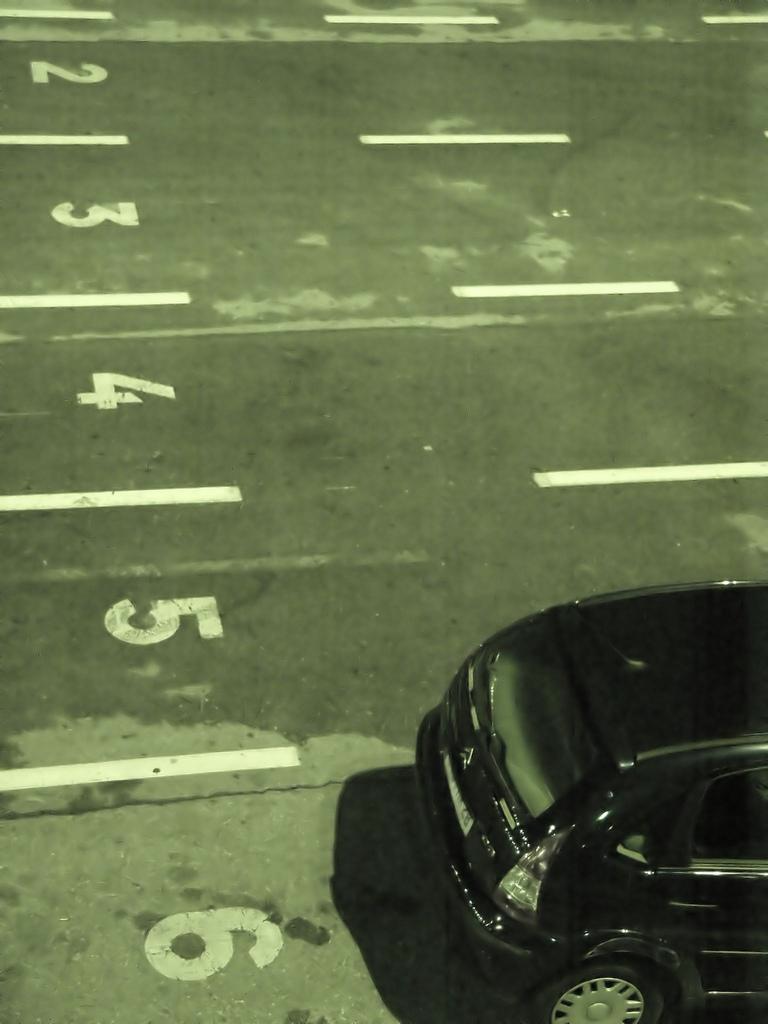
#> input picture ABC/img_orig_1.bmp, 768 x 1024 px, found by its file name
$ python crop_contour.py
#> lines starting #> are read from the running program, lines starting #| are printed output that depends on the picture; after the words box and inside, x2 and y2 are one past the last pixel; in counts of white or black regions, pixels touching at a corner belong together
#!/usr/bin/env python3
# -*- coding: utf-8 -*-
"""
Created on Wed Nov 27 6:10:40 2019

@author: sandipan
"""

import cv2
import numpy as np
from pathlib import Path
import os
from glob import glob
#img = cv2.imread('13001257143242.png')
#img=cv2.imread('messigray25.png')
k = 0

new = input("ENTER YOUR INPUT IMAGE DIRECTORY: ")
#> the answer given: ../ABC
inpath = os.getcwd() + new
entries = os.listdir(inpath)
for entry in entries:
#for img in glob('*.png'):
    img = cv2.imread(os.path.join(inpath,entry))
#> img is the input picture: shape (1024, 768, 3); mean B, G, R 73.7, 110.5, 99.1
    print(entry)
#grayimage = cv2.cvtColor(bounding_box_image, cv2.COLOR_BGR2GRAY)
#ret, mask = cv2.threshold(grayimage, 254, 255, cv2.THRESH_BINARY)
    ret, threshed_img = cv2.threshold(cv2.cvtColor(img, cv2.COLOR_BGR2GRAY),
                128, 255, cv2.THRESH_BINARY)
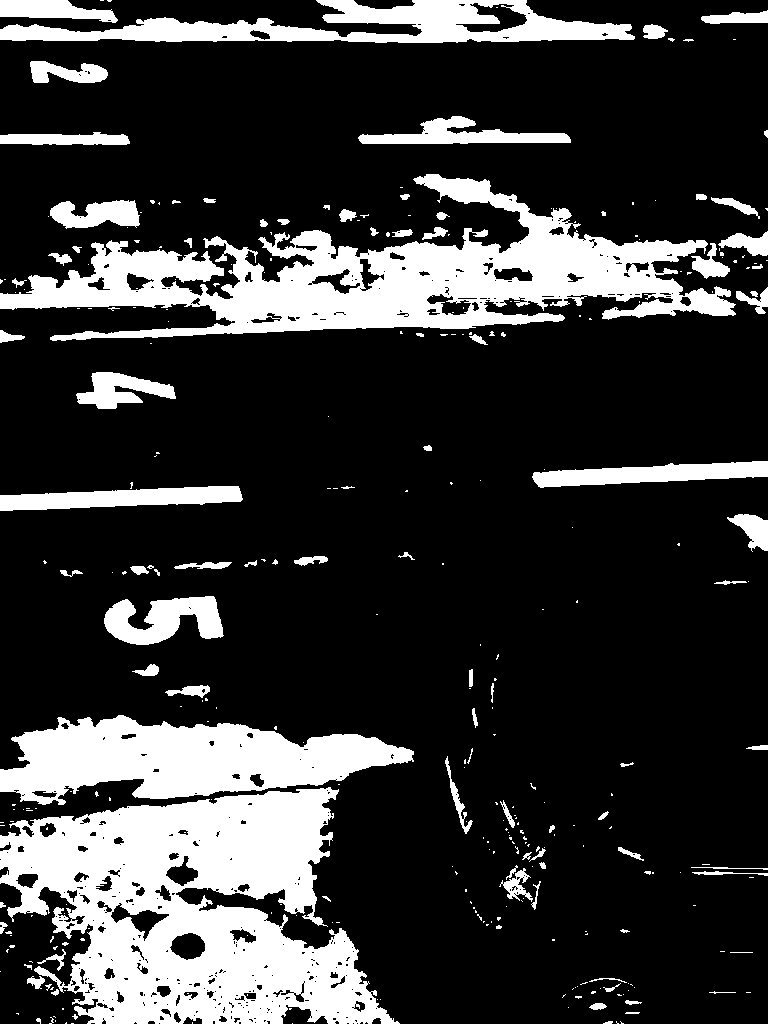
#> threshed_img: shape (1024, 768); 21.5% white; 327 white regions (236 under 20 px)
    contours, hierarchy = cv2.findContours(threshed_img, cv2.RETR_TREE, cv2.CHAIN_APPROX_SIMPLE)
#> contours = 745 contours, 573 with area under 20; largest, box (x1, y1, x2, y2) and area: (0, 787, 400, 1024) 60148, (0, 174, 736, 341) 46378, (0, 715, 414, 805) 22178, (0, 0, 635, 43) 13372, (0, 486, 243, 511) 3643
    #print(len(contours))


    for contour in contours:

        if cv2.contourArea(contour) > 500:
            print(len(contour))
            print(k)
            rect = cv2.minAreaRect(contour)
            box = cv2.boxPoints(rect)

            ext_left = tuple(contour[contour[:, :, 0].argmin()][0])
            ext_right = tuple(contour[contour[:, :, 0].argmax()][0])
            ext_top = tuple(contour[contour[:, :, 1].argmin()][0])
            ext_bot = tuple(contour[contour[:, :, 1].argmax()][0])
            roi_corners = np.array([box], dtype=np.int32)
#            cv2.polylines(img, roi_corners, 1, (255, 0, 0), 3)
#        cv2.imshow('image', img)
#        cv2.waitKey(0)
            cropped_image = img[ext_top[1]:ext_bot[1], ext_left[0]:ext_right[0]]
# [4 lines of commented-out code are left out]
            out_string = '/a/00000'+ str(k)+'.png'
            k=k+1
            #cv2.imwrite(os.path.join(outpath,out_arr,out_string),cropped_image)
            cv2.imwrite(out_string,cropped_image)
#> this loop made 745 passes
#> (rect, box, ext_left, ext_right, ext_top, ext_bot, roi_corners, out_string) on passes 717, 732: (((64.5, 138), (12, 129), -90), [[129, 144], [-3.67e-16, 144], [0, 132], [129, 132]], (0, 135), (129, 143), (93, 132), (32, 144), [[128, 143], [0, 143], [0, 131], [128, 131]], '/a/0000015.png'), (((317, 21), (42, 634), -90), [[634, 42], [-1.29e-15, 42], [0, 0], [634, 0]], (0, 29), (634, 38), (316, 0), (375, 42), [[633, 41], [0, 41], [0, 0], [633, 0]], '/a/0000019.png')
#> (rect, ext_left, ext_right, ext_top, ext_bot, roi_corners, out_string) on passes 335, 390, 436, 477: (((188, 946), (31.11, 31.11), -45), (169, 947), (205, 943), (188, 932), (187, 960), [[188, 968], [166, 946], [188, 924], [210, 946]], '/a/000001.png'), (((182.7, 872.9), (29.83, 25.66), -40.24), (165, 875), (198, 871), (184, 855), (183, 886), [[179, 892], [163, 872], [185, 853], [202, 873]], '/a/000003.png'), (((206, 755.7), (414.1, 87.12), -1.91), (0, 769), (413, 761), (118, 715), (42, 804), [[0, 806], [-2, 719], [411, 705], [414, 792]], '/a/000004.png'), (((163.2, 620.5), (118.5, 45.83), -2.15), (104, 618), (223, 635), (205, 596), (136, 644), [[104, 645], [103, 599], [221, 595], [223, 641]], '/a/000005.png')
#> (printed output is left out)
#> after the loop, k = 22
#> pass 2 of the loop `for entry in entries:`:
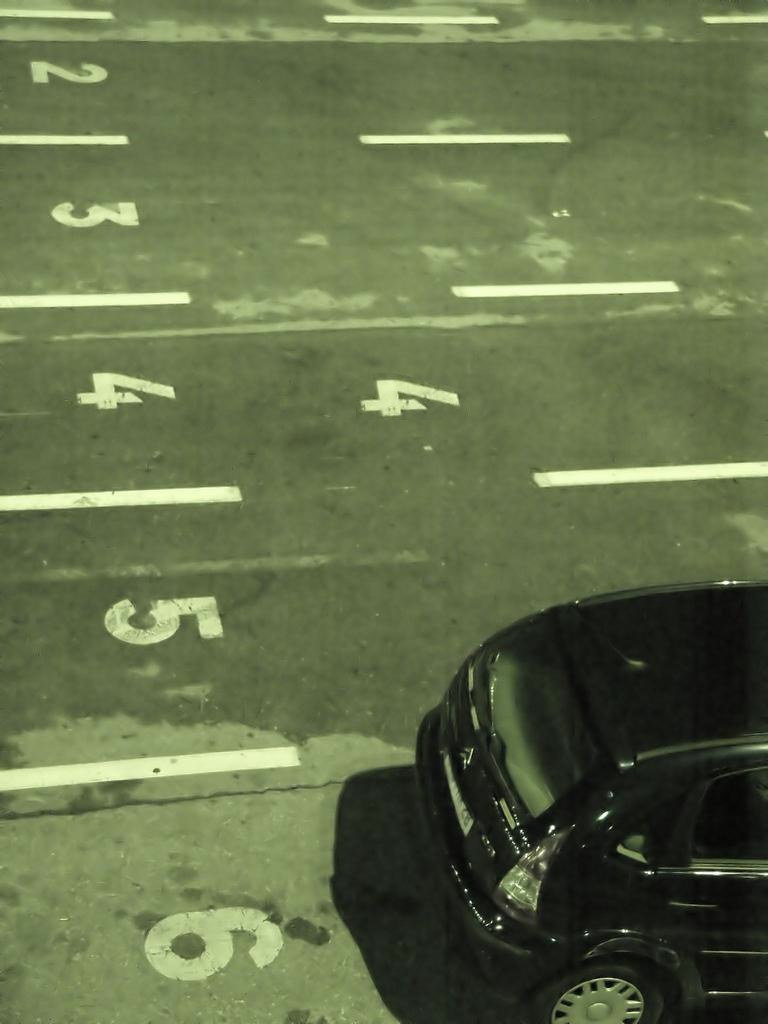
#> input picture ABC/img_tamp_1.bmp, 768 x 1024 px, found by its file name
#> img is the input picture: shape (1024, 768, 3); mean B, G, R 73.9, 110.7, 99.4
#> `ret, threshed_img = cv2.threshold(cv2.cvtColor(img, cv2.COLOR_BGR2GRAY..`:
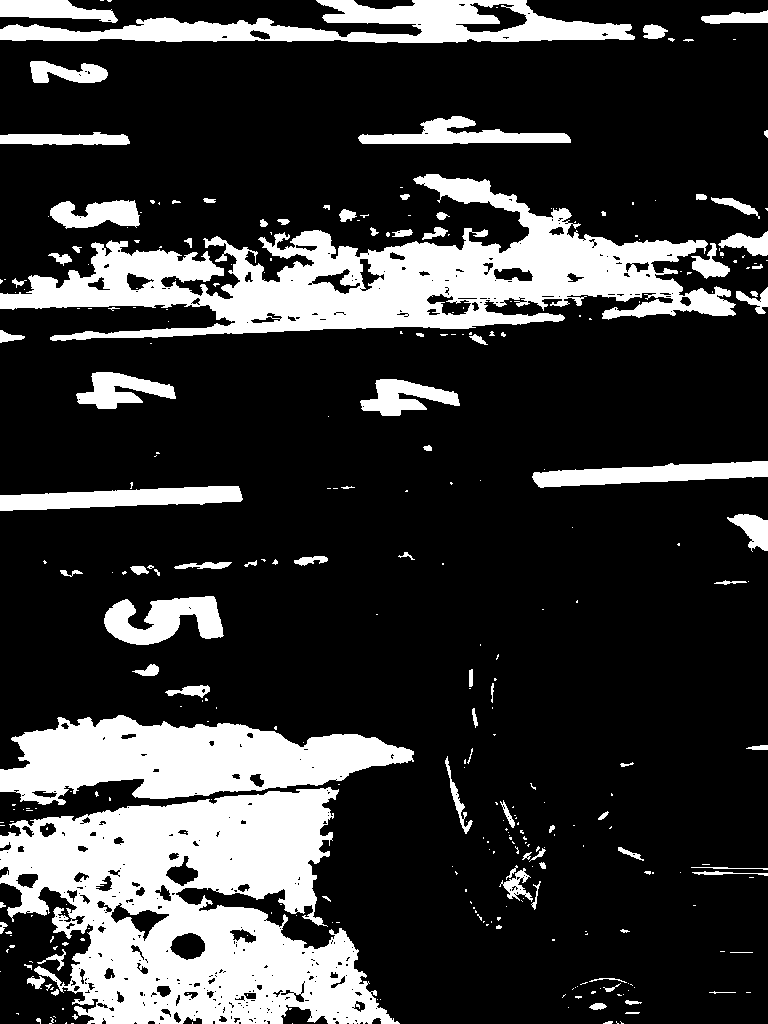
#> threshed_img: shape (1024, 768); 21.8% white; 328 white regions (236 under 20 px)
#> contours = 747 contours, 574 with area under 20; largest, box (x1, y1, x2, y2) and area: (0, 787, 400, 1024) 60148, (0, 174, 736, 341) 46378, (0, 715, 414, 805) 22178, (0, 0, 635, 43) 13372, (0, 486, 243, 511) 3643
#> the loop `for contour in contours: ` made 747 passes
#> (rect, box, ext_left, ext_right, ext_top, ext_bot, roi_corners, out_string) on passes 719, 734: (((64.5, 138), (12, 129), -90), [[129, 144], [-3.67e-16, 144], [0, 132], [129, 132]], (0, 135), (129, 143), (93, 132), (32, 144), [[128, 143], [0, 143], [0, 131], [128, 131]], '/a/0000038.png'), (((317, 21), (42, 634), -90), [[634, 42], [-1.29e-15, 42], [0, 0], [634, 0]], (0, 29), (634, 38), (316, 0), (375, 42), [[633, 41], [0, 41], [0, 0], [633, 0]], '/a/0000042.png')
#> (printed output is left out)
#> after the loop `for contour in contours:`: k = 45
#cv2.imwrite('crop.jpg', cropped_image)
